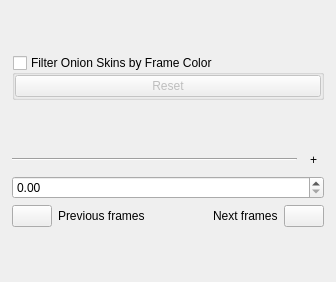
<?xml version="1.0" encoding="utf-8"?>
<ui version="4.0">
 <author>
    SPDX-FileCopyrightText: none
    SPDX-License-Identifier: GPL-3.0-or-later
  </author>
 <class>OnionSkinsDocker</class>
 <widget class="QWidget" name="OnionSkinsDocker">
  <property name="geometry">
   <rect>
    <x>0</x>
    <y>0</y>
    <width>336</width>
    <height>282</height>
   </rect>
  </property>
  <property name="font">
   <font>
    <kerning>false</kerning>
   </font>
  </property>
  <property name="windowTitle">
   <string>Onion skin options</string>
  </property>
  <layout class="QVBoxLayout" name="verticalLayout">
   <property name="leftMargin">
    <number>12</number>
   </property>
   <property name="topMargin">
    <number>12</number>
   </property>
   <property name="rightMargin">
    <number>12</number>
   </property>
   <property name="bottomMargin">
    <number>12</number>
   </property>
   <item>
    <layout class="QVBoxLayout" name="slidersLayout">
     <property name="spacing">
      <number>0</number>
     </property>
    </layout>
   </item>
   <item>
    <widget class="QGroupBox" name="colorFilterGroupbox">
     <property name="sizePolicy">
      <sizepolicy hsizetype="Preferred" vsizetype="Fixed">
       <horstretch>0</horstretch>
       <verstretch>0</verstretch>
      </sizepolicy>
     </property>
     <property name="title">
      <string>Filter Onion Skins by Frame Color</string>
     </property>
     <property name="checkable">
      <bool>true</bool>
     </property>
     <property name="checked">
      <bool>false</bool>
     </property>
     <layout class="QHBoxLayout" name="horizontalLayout_3">
      <property name="spacing">
       <number>4</number>
      </property>
      <property name="leftMargin">
       <number>0</number>
      </property>
      <property name="topMargin">
       <number>0</number>
      </property>
      <property name="rightMargin">
       <number>0</number>
      </property>
      <property name="bottomMargin">
       <number>0</number>
      </property>
      <item>
       <widget class="QPushButton" name="resetFilter">
        <property name="sizePolicy">
         <sizepolicy hsizetype="Preferred" vsizetype="Fixed">
          <horstretch>0</horstretch>
          <verstretch>0</verstretch>
         </sizepolicy>
        </property>
        <property name="minimumSize">
         <size>
          <width>65</width>
          <height>0</height>
         </size>
        </property>
        <property name="maximumSize">
         <size>
          <width>16777215</width>
          <height>16777215</height>
         </size>
        </property>
        <property name="text">
         <string>Reset</string>
        </property>
        <property name="iconSize">
         <size>
          <width>0</width>
          <height>0</height>
         </size>
        </property>
       </widget>
      </item>
      <item>
       <layout class="QHBoxLayout" name="filterButtons"/>
      </item>
     </layout>
    </widget>
   </item>
   <item>
    <layout class="QVBoxLayout" name="buttonsLayout">
     <property name="spacing">
      <number>6</number>
     </property>
     <item>
      <layout class="QHBoxLayout" name="hideShowButtonlayout">
       <item>
        <widget class="Line" name="line">
         <property name="orientation">
          <enum>Qt::Horizontal</enum>
         </property>
        </widget>
       </item>
       <item>
        <widget class="QToolButton" name="btnShowHide">
         <property name="text">
          <string>+</string>
         </property>
         <property name="checkable">
          <bool>true</bool>
         </property>
         <property name="checked">
          <bool>false</bool>
         </property>
         <property name="autoRaise">
          <bool>true</bool>
         </property>
        </widget>
       </item>
      </layout>
     </item>
     <item>
      <widget class="KisDoubleSliderSpinBox" name="doubleTintFactor" native="true">
       <property name="minimumSize">
        <size>
         <width>50</width>
         <height>0</height>
        </size>
       </property>
      </widget>
     </item>
     <item>
      <layout class="QHBoxLayout" name="horizontalLayout_2">
       <item>
        <widget class="KisColorButton" name="btnBackwardColor">
         <property name="text">
          <string/>
         </property>
        </widget>
       </item>
       <item>
        <widget class="QLabel" name="lblPrevColor">
         <property name="text">
          <string>Previous frames</string>
         </property>
        </widget>
       </item>
       <item>
        <spacer name="horizontalSpacer">
         <property name="orientation">
          <enum>Qt::Horizontal</enum>
         </property>
         <property name="sizeHint" stdset="0">
          <size>
           <width>13</width>
           <height>13</height>
          </size>
         </property>
        </spacer>
       </item>
       <item>
        <widget class="QLabel" name="lblNextColor">
         <property name="text">
          <string>Next frames</string>
         </property>
        </widget>
       </item>
       <item>
        <widget class="KisColorButton" name="btnForwardColor">
         <property name="text">
          <string/>
         </property>
        </widget>
       </item>
      </layout>
     </item>
    </layout>
   </item>
  </layout>
 </widget>
 <customwidgets>
  <customwidget>
   <class>KisDoubleSliderSpinBox</class>
   <extends>QDoubleSpinBox</extends>
   <header>kis_slider_spin_box.h</header>
   <container>1</container>
  </customwidget>
  <customwidget>
   <class>KisColorButton</class>
   <extends>QPushButton</extends>
   <header>kis_color_button.h</header>
  </customwidget>
 </customwidgets>
 <resources/>
 <connections/>
</ui>
